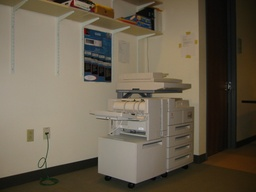
#> input picture Epipolar Line/data/hopkins1.JPG, 256 x 192 px, shrunk from 1024 x 768 before the run, found by its file name
$ python fundamental.py   (Python 2 division)
#> lines starting #> are read from the running program, lines starting #| are printed output that depends on the picture
### Epipolar Line/Detect_Features.py
#! /usr/bin/env python
# -*- coding: utf-8 -*-
# This is the function that implements Harris corner detection method
# Yichuan Tang
# 600.661 Computer Vision HW2

import cv2
import numpy as np
from nonmaxsuppts import nonmaxsuppts

def detect_features(image, nonmax_radius, corner_thresh_ratio):
    """
    Input:
    image
    nonmax_radius: radius of window for non-maximum suppression
    corner_thresh_ration: threshold of the normalized corner strength
    """
    # define key parameters
    window_size = 9
    offset = (window_size-1)/2
    k = 0.05
    # create a list to store corner coordinates
    corner_list= []
    #create corner strength image
    height, width = image.shape[:2]
    corner_strength = np.zeros((height, width))
    # compute Gaussian gradients
    dy, dx = Gaussian_derivative(image)
    # compute second moments
    Iyy = dy**2
    Iyx = dy*dx
    Ixx = dx**2

    #compute corner strength image
    for y in range(offset, height-offset):
        for x in range(offset, width-offset):
            #compute second moments
            a_window = Iyy[y-offset:y+offset+1, x-offset:x+offset+1]
            b_window = Ixx[y-offset:y+offset+1, x-offset:x+offset+1]
            c_window = Iyx[y-offset:y+offset+1, x-offset:x+offset+1]
            a = a_window.sum()
            b = b_window.sum()
            c = c_window.sum()
            # det equals multiplication of two eigenvalues
            det = (a*b) - c**2
            # trace equals sum of two eigenvalues
            trace = a + b
            # compute r
            r = det - k*(trace**2)
            # fill the corner strength image
            corner_strength[y][x] = r

    # normalize corner strength
    corner_strength = (corner_strength - np.min(corner_strength)) * 10.0 / (np.max(corner_strength - np.min(corner_strength)))

    # apply threshold to find corner points and highlight on the image
    corner_thresh = corner_thresh_ratio * np.mean(corner_strength)
    corner_list = nonmaxsuppts(corner_strength, nonmax_radius, corner_thresh)
    return corner_list


def Gaussian_derivative(image):
    """
    Input:
    image

    Output:
    gaussian derivative of the image with respect to y and x direction
    """
    height, width = image.shape[:2]
    dy = np.zeros((height, width))
    dx = np.zeros((height, width))
    Gaussian_kernel = cv2.getGaussianKernel(7,3)
    Gaussian_kernel_2D = Gaussian_kernel*Gaussian_kernel.T
    image_blurred = cv2.filter2D(image,-1,Gaussian_kernel)

    #apply sober operator to compute derivatives
    kernel_y = np.zeros((3,3))
    kernel_x = np.zeros((3,3))
    kernel_x[0][0] = -1
    kernel_x[0][2] = 1
    kernel_x[1][0] = -2
    kernel_x[1][2] = 2
    kernel_x[2][0] = -1
    kernel_x[2][2] = 1
    kernel_y[0][0] = 1
    kernel_y[0][1] = 2
    kernel_y[0][2] = 1
    kernel_y[2][0] = -1
    kernel_y[2][1] = -2
    kernel_y[2][2] = -1

    # compute derivative for each pixel
    for i in range(1,height-1):
        for j in range(1,width-1):
            window = image[i-1:i+2,j-1:j+2]
            derivative_y = kernel_y*window
            derivative_x = kernel_x*window
            dy[i][j] = derivative_y.sum()
            dx[i][j] = derivative_x.sum()

    return dy, dx

### Epipolar Line/nonmaxsuppts.py
# Author: TK
from scipy.ndimage import filters, interpolation
import numpy as np
import cv2
import matplotlib.pyplot as plt


def nonmaxsuppts(cim,radius,threshold):
    # Extract local maxima by performing a grey scale morphological
    # dilation and then finding points in the corner strength image that
    # match the dilated image and are also greater than the threshold.
    # non-maximum suppression in radius x radius regions

    h, w = cim.shape[0:2]
    cap_length = 1000

    maxH = filters.maximum_filter(cim, (radius,radius))

    cim = cim * (cim == maxH)
    cim = cim * (cim > threshold)


    # sort points by strength and find their positions
    sortIdx = np.argsort(cim.flatten())[::-1]

    count = 0
    for row in range(0,cim.shape[0]):
        for col in range(0,cim.shape[1]):
            if cim[row,col]:
                count += 1

    sortIdx = sortIdx[0:min(count,cap_length)]
    yy = sortIdx / w
    xx = sortIdx % w

    ret_list = list()
    for i in range(0,len(sortIdx)):
        ret_list.append((yy[i],xx[i]))
    return ret_list # THIS IS OF TYPE   list<tuples>

### Epipolar Line/SIFT.py
#! /usr/bin/env python
# -*- coding: utf-8 -*-
# This program implements a simplified version of SIFT feature descriptor
# Yichuan Tang
# 600.661 Computer Vision HW2

import numpy as np
import cv2
from Detect_Features import Gaussian_derivative
import math

def SIFT(feature_coords, image):
    """
    Input:
    feature_coords: coordinates of features in the image generated using Harris corner detection
    image: the image to describe its features
    """
    # make an dicrtionary to contain feature descriptor for each feature
    descriptor = dict()
    # compute Gaussian gradients
    dy, dx = Gaussian_derivative(image)
    # compute magnitude and orientation of the gradient vector
    mag = np.sqrt(dy**2 + dx**2)
    ori = np.arctan2(dy, dx)
    # quantize the domain of histogram of gradient from 0 to 2*pi
    HoG_domain = [i * 2 * math.pi / 8.0 for i in range(8)]
    # decribe the feature
    height, width = image.shape[:2]
    boundary_offset = 40
    for (i,j) in feature_coords:
        if i < boundary_offset or i > height-(boundary_offset) or j < boundary_offset or j > width-(boundary_offset):
            continue
        window_ori = ori[i-40:i+41, j-40:j+41]
        window_mag = mag[i-40:i+41, j-40:j+41]
        # divide the 81 by 81 window into 16 blocks
        blocks = [k*20 for k in range(4)]
        # create a sift descriptor list for this feature
        sift = []

        for b1 in blocks:
            for b2 in blocks:
                block_ori = window_ori[b1:b1+20, b2:b2+20]
                block_mag = window_mag[b1:b1+20, b2:b2+20]
                # for each block create a histogram
                HoG = [0] * 8

                for y in range(20):
                    for x in range(20):
                        point_ori = block_ori[y][x]
                        point_mag = block_mag[y][x]
                        # least difference to locate vote in histogram
                        vote_idx = np.argmin(abs(HoG_domain - point_ori))
                        # weight the vote with magnitude
                        HoG[vote_idx] += point_mag
                # concatenate HoG of this block into sift feature discriptor list
                sift += HoG

        descriptor[(i,j)] = sift

    # normalize descriptor to account for lighting differences
    for feature_coord, sift in descriptor.items():
        # normalize to unite length
        sift_norm = np.array(sift) / sum(sift)
        # threshold value of each bin, no bin is larger than 0.2
        sift_thresh = [(s if s < 0.2 else 0.2) for s in sift_norm]
        # re-normalize
        sift_thresh_norm = np.array(sift_thresh) / sum(sift_thresh)
        descriptor[feature_coord] = sift_thresh_norm

    return descriptor

### Epipolar Line/SIFT_match.py
#! /usr/bin/env python
# -*- coding: utf-8 -*-
# This program implments matching algorithm for SIFT fetaure descriptorusing ratio test
# Yichuan Tang
# 600.661 Computer Vision HW2

import numpy as np

def SIFT_match(feature_coords_1, feature_coords_2, descriptor_1, descriptor_2):
    """
    Input:
    feature_coords_1: coordinates of features in the first image generated using Harris corner detection
    feature_coords_2: coordinates of features in the second image generated using Harris corner detection
    descriptor_1: SIFT descriptor of features in the first image, a dictionary
    descriptor_2: SIFT descriptor of fetaures in the second image, a dicitionary
    """
    matches = []
    ratio_thresh = 0.6
    offset_thresh = 20
    match_best = tuple()
    for c1, (y1, x1) in enumerate(feature_coords_1):
        # not all feature points has a descriptor
        if x1 < 200:
            continue
        if (y1, x1) not in descriptor_1:
            continue
        desc_1 = descriptor_1[(y1, x1)]
        # initialize a large number for L2 distance
        min_L2_dist = float('inf')
        second_min_L2_dist = float('inf')

        for c2, (y2, x2) in enumerate(feature_coords_2):
            if (y2, x2) not in descriptor_2:
                continue

            if np.abs(y1-y2) > offset_thresh:
                continue

            desc_2 = descriptor_2[(y2, x2)]
            diff = desc_1 - desc_2
            L2_dist = np.sqrt(np.sum(diff ** 2))

            if L2_dist < min_L2_dist:
                min_L2_dist = L2_dist
                best_match = (c1, c2)
            elif L2_dist < second_min_L2_dist:
                second_min_L2_dist2 = L2_dist
        # compute ration of mininum distance over the second minimum distance
        ratio = min_L2_dist / second_min_L2_dist

        if ratio <= ratio_thresh:
            matches.append(best_match)

    return matches

### Epipolar Line/Display_Matches.py
#! /usr/bin/env python
# -*- coding: utf-8 -*-
# This program is written to visualize the matched features
# Yichuan Tang
# 600.661 Computer Vision HW2
#
import numpy as np
import cv2

def display_matches(feature_coords_1, feature_coords_2, matches, image_1, image_2):
    SbS_image = SbS(image_1, image_2)
    matched_image = line_drawer(SbS_image, feature_coords_1, feature_coords_2, matches)
    return matched_image

def SbS(image_1, image_2):
    SbS_image = np.concatenate((image_1, image_2), axis=1)
    return SbS_image

def line_drawer(SbS_image, feature_coords_1, feature_coords_2, matches):
    num_matches = len(matches)
    shift_offset = SbS_image.shape[1]/2
    for i in range(num_matches):
        line_image = cv2.line(SbS_image, flip(feature_coords_1[matches[i][0]]), flip(shift(feature_coords_2[matches[i][1]], shift_offset)), (0,0,255), 2)
    return line_image

def shift(coord, shift_offset):
    shifted_coord =(coord[0], coord[1] + shift_offset)
    return shifted_coord

def flip(coord):
    flip_coord = (coord[1], coord[0])
    return flip_coord

### Epipolar Line/RANSAC.py
#! /usr/bin/env python
# -*- coding: utf-8 -*-
# This program computes the fundamental matrix
# It implements Random Sample Consensus to remove outliner
# Yichuan Tang
# 600.661 Computer Vision HW3
#
import numpy as np
import random

def RANSAC(matches, feature_coords_1, feature_coords_2, num_samples, num_iters, error_tolerance):
    matches_idx = [i for i in range(len(matches))]
    used = []
    max_inlier = 0
    fund_mat_best = np.zeros((3,3))

    for i in range(num_iters):
        num_inlier = 0
        random.shuffle(matches_idx)
        samples = matches_idx[:num_samples]

        if samples in used:
            i -= 1
            continue

        used.append(samples)

        A = []

        for j in samples:
            (p1, p2) = matches[j]
            (v_l, u_l) = feature_coords_1[p1]
            (v_r, u_r) = feature_coords_2[p2]
            A.append([u_l*u_r, u_l*v_r, u_l, v_l*u_r, v_l*v_r, v_l, u_r, v_r, 1])

        # estimate the fundamental matrix
        A = np.array(A)
        U, S, V = np.linalg.svd(A, full_matrices=True)
        o, p = V.shape[:2]
        fund_mat_estimate = np.reshape(V[:,p-1], (3,3))

        # test the fundamental matrix estimation with other matches
        error = []

        for k in matches_idx:
            if k in samples:
                continue
            (p1, p2) = matches[k]
            (v_l, u_l) = feature_coords_1[p1]
            (v_r, u_r) = feature_coords_2[p2]
            product = np.dot([u_l, v_l, 1],np.dot(fund_mat_estimate, [u_r, v_r, 1]))
            error.append(np.sqrt(product**2))

        for l in range(len(error)):
            if error[l] <= error_tolerance:
                num_inlier += 1

        if num_inlier > max_inlier:
             max_inlier= num_inlier
             fund_mat_best= fund_mat_estimate

    return fund_mat_best

### Epipolar Line/fundamental.py
#! /usr/bin/env python
# -*- coding: utf-8 -*-
# This is the program that implements ORB, finds the fundamental matrix, and draws epipolar lines
# It calls ORB function from scikit-image
# Yichuan Tang
# 600.661 Computer Vision HW3

import cv2
import random
import numpy as np
from matplotlib import pyplot as plt

from Detect_Features import detect_features
from Display_Matches import display_matches
from RANSAC import RANSAC
from SIFT import SIFT
from SIFT_match import SIFT_match
####################utility functions######################
def plot_epipolar_line(SbS, fundamental_matrix, x, color):
# thsi function draws epipolar lines on the SbS image
	m,n = SbS.shape[:2]
	shift_offset = n/2
	F = fundamental_matrix
	line = [(F[0][0]*x[0]+F[1][0]*x[1]+F[2][0]), (F[0][1]*x[0]+F[1][1]*x[1]+F[2][1]), (F[0][2]*x[0]+F[1][2]*x[1]+F[2][2])]
	# epipolar line parameters and values
	t = np.linspace(0, n/2, 100)
	lt = np.array([(line[2]+line[0]*tt)/(-line[1]) for tt in t])
	# take only line points inside the image
	ndx = (lt>=0) & (lt<m)
	plt.plot(t+shift_offset,lt, color=color, linewidth=2)
####################end of functions######################

####################start of the main program######################
# load images
path1 = 'hopkins1.JPG'
path2 = 'hopkins2.JPG'
img_1 = cv2.imread(path1)
#> img_1 is the input picture: shape (192, 256, 3); mean B, G, R 78.4, 95.2, 105
img_2 = cv2.imread(path2)
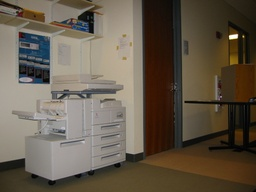
#> input picture Epipolar Line/data/hopkins2.JPG, 256 x 192 px, shrunk from 1024 x 768 before the run, found by its file name
#> img_2 is the input picture: shape (192, 256, 3); mean B, G, R 75.6, 90.2, 100.7

# convert color image into gray scale
img_1_gray = cv2.cvtColor(img_1, cv2.COLOR_BGR2GRAY)
height, width = img_1_gray.shape[:2]
#> height = 192; width = 256
img_2_gray = cv2.cvtColor(img_2, cv2.COLOR_BGR2GRAY)

# detect features
corner_list_1 = detect_features(img_1_gray, 5, 1) # parameters could be changed
#> after the loop in detect_features, `for y in range(offset, height-offset):`:
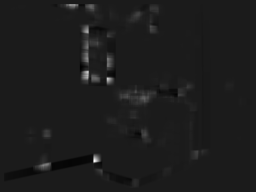
#> corner_strength: shape (192, 256) float64; min -6.19e+11, max 5.11e+12, mean 3.41e+10; drawn with min black and max white
#> in detect_features, `corner_thresh = corner_thresh_ratio * np.mean(corner_strength)`: corner_thresh = 1.14
#> in nonmaxsuppts, `cim = cim * (cim > threshold)`:
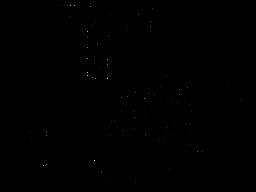
#> cim: shape (192, 256) float64; min 0, max 10, mean 0.00438; drawn with min black and max white
#> in nonmaxsuppts, `sortIdx = sortIdx[0:min(count,cap_length)]`: sortIdx = 88 values, max 46727 at index 39, min 1341 at index 41, mean 23736.4
#> in nonmaxsuppts, `yy = sortIdx / w`: yy = 88 values, max 182 at index 39, min 5 at index 5, mean 92.22
#> in nonmaxsuppts, `xx = sortIdx % w`: xx = 88 values, max 240 at index 77, min 30 at index 56, mean 129.2
#> the loop in nonmaxsuppts, `for i in range(0,len(sortIdx)):` made 88 passes
#> after the loop in nonmaxsuppts, `for i in range(0,len(sortIdx)):`: ret_list = 88 pairs, first value 5 to 182, second value 30 to 240
#> in detect_features, `corner_list = nonmaxsuppts(corner_strength, nonmax_radius, corner_thre..`: corner_list has the same summary as ret_list in nonmaxsuppts
#> corner_list_1 has the same summary as ret_list in nonmaxsuppts
corner_list_2 = detect_features(img_2_gray, 5, 1) # parameters could be changed
#> call 2 of detect_features, with nonmax_radius = 5, corner_thresh_ratio = 1
#> in detect_features (call 2), `Iyx = dy*dx`:
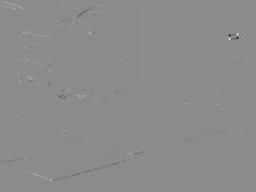
#> Iyx: shape (192, 256) float64; min -344344, max 282988, mean -56.9; drawn with min black and max white
#> in detect_features (call 2), `corner_thresh = corner_thresh_ratio * np.mean(corner_strength)`: corner_thresh = 0.204
#> the loop in nonmaxsuppts (call 2), `for i in range(0,len(sortIdx)):` made 67 passes
#> in detect_features (call 2), `corner_list = nonmaxsuppts(corner_strength, nonmax_radius, corner_thre..`: corner_list = 67 pairs, first value 10 to 181, second value 19 to 249
#> corner_list_2 has the same summary as corner_list in detect_features
corner_list_1 = corner_list_1[:100]
corner_list_2 = corner_list_2[:100]

# generate feature descriptors
SIFT_desc_1 = SIFT(corner_list_1, img_1_gray)
#> the loop in SIFT, `for (i,j) in feature_coords:` made 88 passes
#> (i, j) on passes 1, 2, 3, 4, 5, 7, 8, 9, 10, 11, 12, 13: (160, 94), (78, 107), (72, 87), (75, 87), (31, 87), (5, 70), (58, 87), (165, 43), (164, 46), (59, 107), (47, 87), (64, 107)
#> j on pass 6: 74
#> after the loop in SIFT, `for (i,j) in feature_coords:`: descriptor = 60 items
#> the loop in SIFT, `for feature_coord, sift in descriptor.items():` made 60 passes
#> feature_coord on passes 1 to 12: (78, 107), (72, 87), (75, 87), (58, 87), (59, 107), (47, 87), (64, 107), (78, 95), (77, 92), (98, 144), (96, 127), (92, 135)
#> SIFT_desc_1 = 60 items
SIFT_desc_2 = SIFT(corner_list_2, img_2_gray)
#> in SIFT (call 2), `ori = np.arctan2(dy, dx)`:
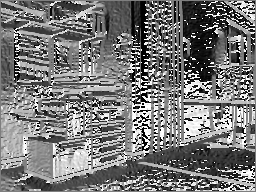
#> ori: shape (192, 256) float64; min -3.14, max 3.14, mean -0.161; drawn with min black and max white
#> in SIFT (call 2), `HoG_domain = [i * 2 * math.pi / 8.0 for i in range(8)]`: HoG_domain = [0, 0.785, 1.57, 2.36, 3.14, 3.93, 4.71, 5.5]
#> the loop in SIFT (call 2), `for (i,j) in feature_coords:` made 67 passes
#> (i, j) on passes 1 to 12: (36, 233), (80, 46), (74, 22), (29, 90), (77, 22), (68, 46), (35, 22), (61, 46), (156, 128), (162, 21), (61, 22), (149, 140)
#> j on pass 29: 85
#> after the loop in SIFT (call 2), `for (i,j) in feature_coords:`: descriptor = 23 items
#> the loop in SIFT (call 2), `for feature_coord, sift in descriptor.items():` made 23 passes
#> feature_coord on passes 1 to 12: (80, 46), (68, 46), (61, 46), (149, 140), (97, 60), (101, 186), (95, 55), (93, 65), (93, 82), (133, 62), (97, 87), (95, 112)
#> SIFT_desc_2 = 23 items

# match features
matches = SIFT_match(corner_list_1, corner_list_2, SIFT_desc_1, SIFT_desc_2)
#> the loop in SIFT_match, `for c1, (y1, x1) in enumerate(feature_coords_1):` made 88 passes
#> (y1, x1, second_min_L2_dist, ratio) on pass 37: (151, 202, inf, 0)
#> after the loop in SIFT_match, `for c1, (y1, x1) in enumerate(feature_coords_1):`: best_match = (36, 11); matches = [(36, 11)]
#> matches = [(36, 11)]

# visualize matches
img_matched = display_matches(corner_list_1, corner_list_2, matches, img_1, img_2)
#> in SbS, `SbS_image = np.concatenate((image_1, image_2), axis=1)`:
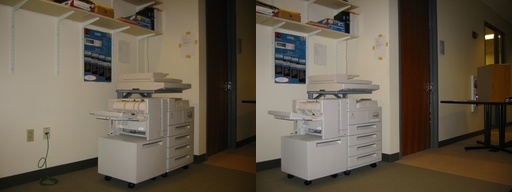
#> SbS_image: shape (192, 512, 3); mean B, G, R 77, 92.7, 102.8
#> in line_drawer, `num_matches = len(matches)`: num_matches = 1
#> the loop in line_drawer, `for i in range(num_matches):` made 1 pass
#> shifted_coord in shift on pass 1: (149, 396)
plt.axis('off')
plt.imshow(img_matched)
plt.show()

# compute fundamental matrix using RANSAC
num_samples = 8
num_iters = 2000
error_tolerance = 10
fundamental_matrix = RANSAC(matches, corner_list_1, corner_list_2, num_samples, num_iters, error_tolerance)
#> in RANSAC, `matches_idx = [i for i in range(len(matches))]`: matches_idx = [0]
#> after the loop in RANSAC, `for i in range(num_iters):`: fund_mat_best = [[0, 0, 0], [0, 0, 0], [0, 0, 0]]; max_inlier = 0; used = [[0]]
#> fundamental_matrix = [[0, 0, 0], [0, 0, 0], [0, 0, 0]]
print fundamental_matrix
#| [[0. 0. 0.]
#|  [0. 0. 0.]
#|  [0. 0. 0.]]

# draw 8 feature points and epipolar lines
SbS = np.concatenate((img_1, img_2), axis=1)
m,n = SbS.shape[:2]
#> m = 192; n = 512
shift_offset = n/2
#> shift_offset = 256

# take 8 random feature points
all_inds = [i for i in range(len(matches))]
#> all_inds = [0]
random.shuffle(all_inds)
inds = all_inds[:8]
#> inds = [0]

# Draw feature points and epipolar lines on SbS image
plt.figure()
plt.imshow(SbS)
color_bank = ['b', 'g', 'r', 'c', 'm', 'y', 'k', 'w']
counter = 0
for i in inds:
	(p1, p2) = matches[i]
	(v_l, u_l) = corner_list_1[p1]
	(v_r, u_r) = corner_list_2[p2]
	color = color_bank[counter]
	plt.plot(u_l, v_l, 'o', color=color_bank[counter])
	plt.plot(u_r+shift_offset, v_r, 'o', color=color_bank[counter])
	x = np.array([u_l, v_l, 1])
	plot_epipolar_line(SbS, fundamental_matrix, x, color_bank[counter])
	counter += 1
#> this loop made 1 pass
#> (p1, p2, v_l, u_l, v_r, u_r, color, x) on pass 1: (36, 11, 151, 202, 149, 140, 'b', [202, 151, 1])
#> after the loop, counter = 1

plt.axis('off')
plt.show()
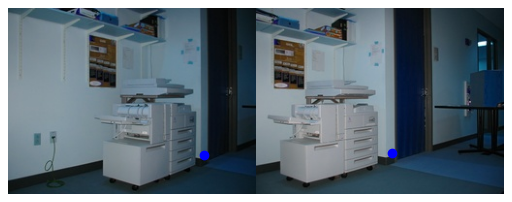
#> figure drawn by matplotlib, 1 panel; B, G, R data is drawn as R, G, B
####################end of the main program######################
